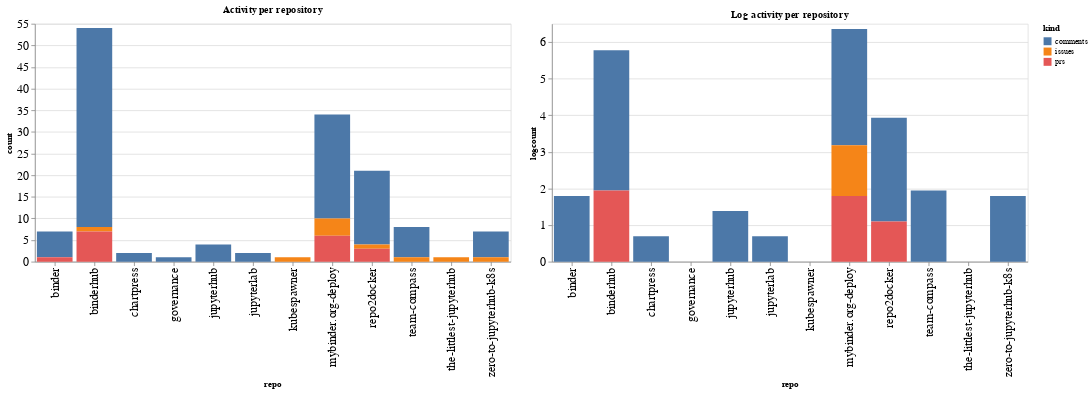

Notebook code for this chart:
### Code cell
ch1 = alt.Chart(repo_summaries, width=600, title="Activity per repository").mark_bar().encode(
    x='repo',
    y='count',
    color='kind',
    tooltip="kind"
)

ch2 = alt.Chart(repo_summaries, width=600, title="Log activity per repository").mark_bar().encode(
    x='repo',
    y='logcount',
    color='kind',
    tooltip="kind"
)

ch1 | ch2

### Figure 1 — Vega-Lite specification as saved in the notebook (floating-point values rounded to 4 significant figures)
{"config": {"axisLeft": {"labelFontSize": 15}, "axisBottom": {"labelFontSize": 15}}, "hconcat": [{"mark": "bar", "encoding": {"color": {"type": "nominal", "field": "kind"}, "tooltip": {"type": "nominal", "field": "kind"}, "x": {"type": "nominal", "field": "repo"}, "y": {"type": "quantitative", "field": "count"}}, "title": "Activity per repository", "width": 600}, {"mark": "bar", "encoding": {"color": {"type": "nominal", "field": "kind"}, "tooltip": {"type": "nominal", "field": "kind"}, "x": {"type": "nominal", "field": "repo"}, "y": {"type": "quantitative", "field": "logcount"}}, "title": "Log activity per repository", "width": 600}], "data": {"name": "data-ca0dddcb2476b543e588e37e790f8087"}, "$schema": "https://vega.github.io/schema/vega-lite/v4.8.1.json", "datasets": {"data-ca0dddcb2476b543e588e37e790f8087": [{"repo": "binder", "kind": "comments", "count": 6, "logcount": 1.792}, {"repo": "binder", "kind": "prs", "count": 1, "logcount": 0.0}, {"repo": "binderhub", "kind": "comments", "count": 46, "logcount": 3.829}, {"repo": "binderhub", "kind": "issues", "count": 1, "logcount": 0.0}, {"repo": "binderhub", "kind": "prs", "count": 7, "logcount": 1.946}, {"repo": "chartpress", "kind": "comments", "count": 2, "logcount": 0.6931}, {"repo": "governance", "kind": "comments", "count": 1, "logcount": 0.0}, {"repo": "jupyterhub", "kind": "comments", "count": 4, "logcount": 1.386}, {"repo": "jupyterlab", "kind": "comments", "count": 2, "logcount": 0.6931}, {"repo": "kubespawner", "kind": "issues", "count": 1, "logcount": 0.0}, {"repo": "mybinder.org-deploy", "kind": "comments", "count": 24, "logcount": 3.178}, {"repo": "mybinder.org-deploy", "kind": "issues", "count": 4, "logcount": 1.386}, {"repo": "mybinder.org-deploy", "kind": "prs", "count": 6, "logcount": 1.792}, {"repo": "repo2docker", "kind": "comments", "count": 17, "logcount": 2.833}, {"repo": "repo2docker", "kind": "issues", "count": 1, "logcount": 0.0}, {"repo": "repo2docker", "kind": "prs", "count": 3, "logcount": 1.099}, {"repo": "team-compass", "kind": "comments", "count": 7, "logcount": 1.946}, {"repo": "team-compass", "kind": "issues", "count": 1, "logcount": 0.0}, {"repo": "the-littlest-jupyterhub", "kind": "issues", "count": 1, "logcount": 0.0}, {"repo": "zero-to-jupyterhub-k8s", "kind": "comments", "count": 6, "logcount": 1.792}, {"repo": "zero-to-jupyterhub-k8s", "kind": "issues", "count": 1, "logcount": 0.0}]}}
